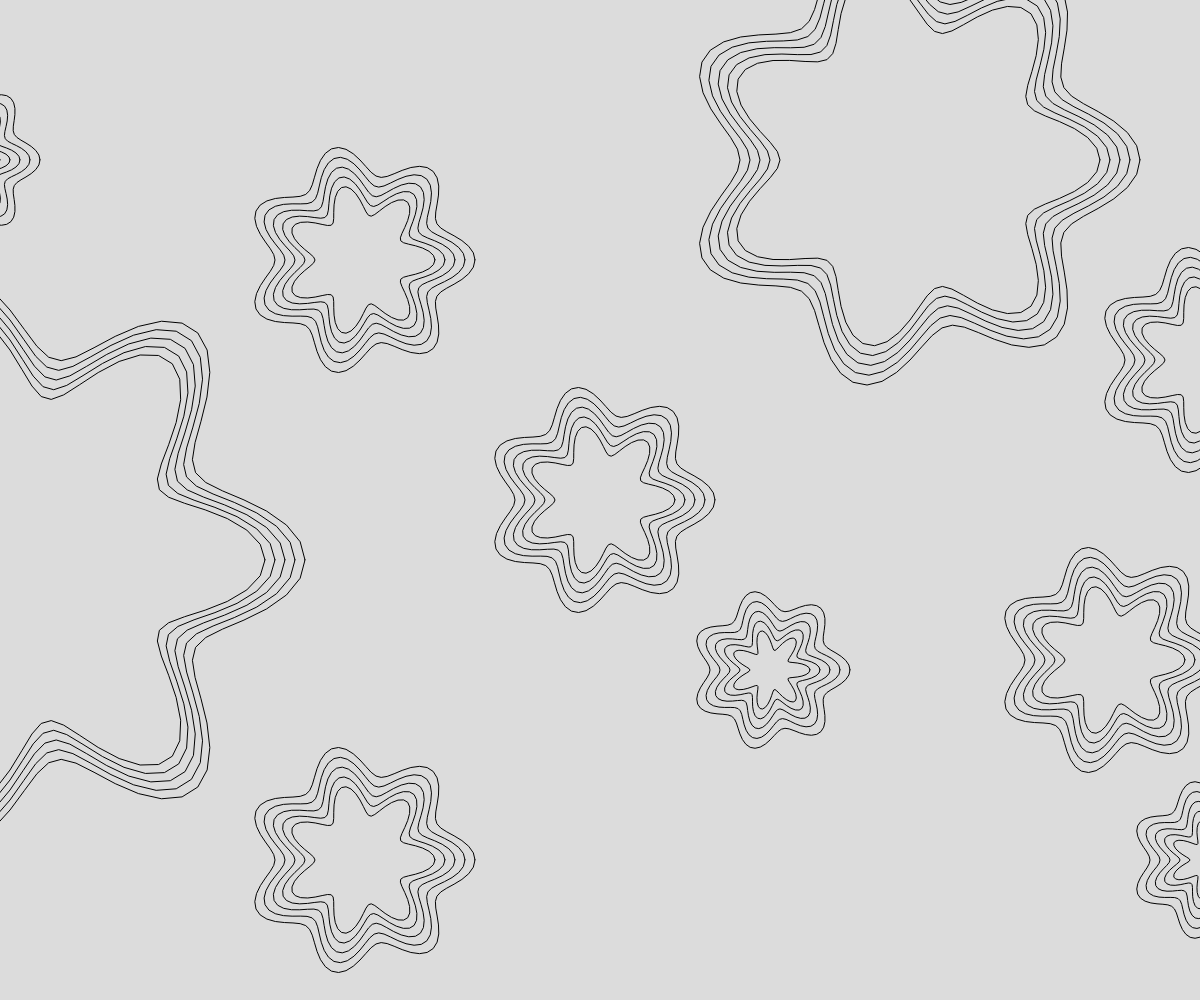
Frame 1 (no input)
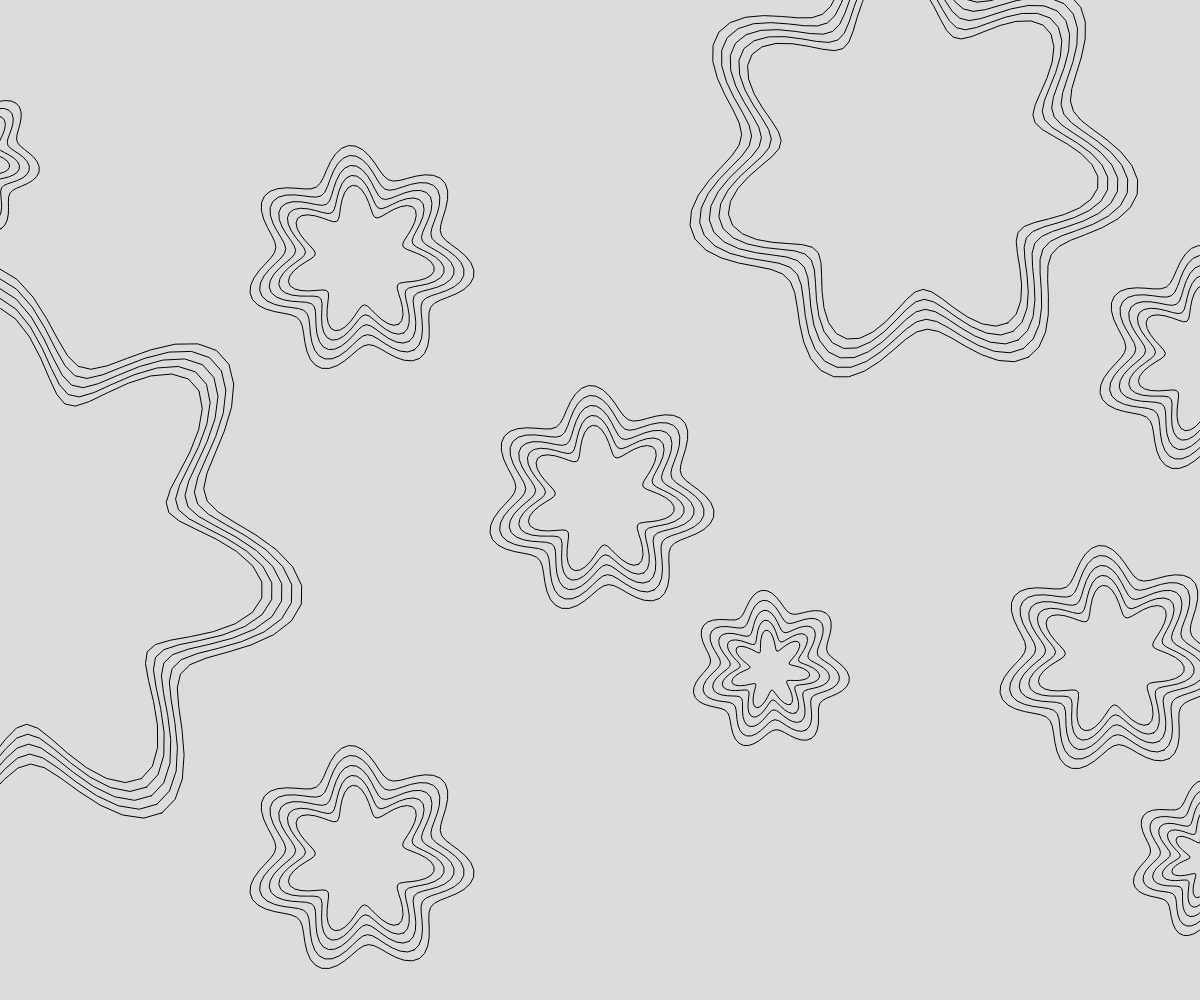
Frame 60 (no input)
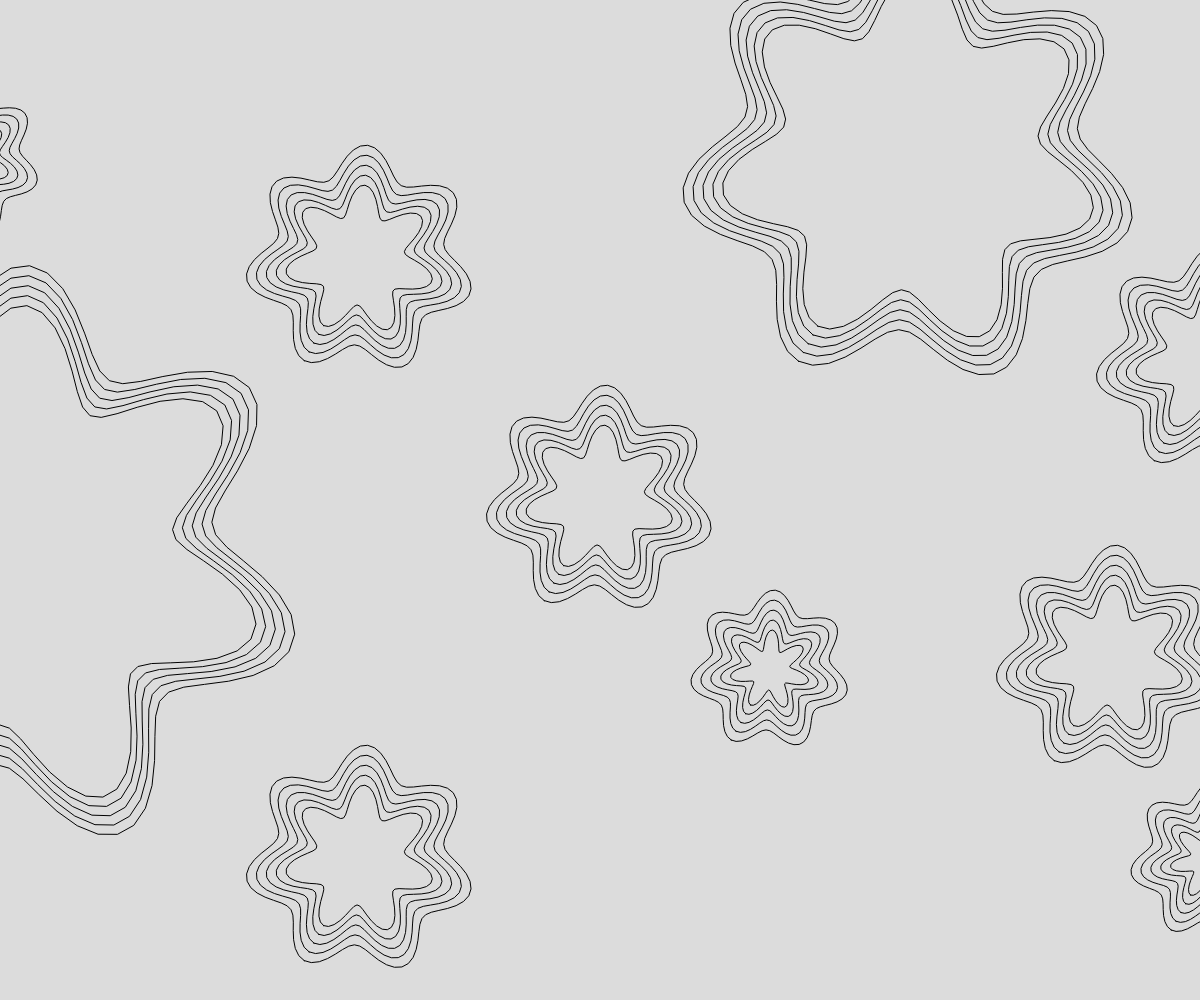
Frame 120 (the mouse pressed at the canvas centre since frame 60)

The p5.js sketch that drew these frames (run headless with seeded random() and noise() and a simulated clock; from frame 60 on, the mouse is pressed at the canvas centre):

// p5.js sketch
// ── sketch.js
let f1 = [];
let f2 = [];
let f3 = [];
let f4 = [];
let f5 = [];
let f6 = [];
let f7 = [];
let f8 = [];
let f9 = [];
let f10 = [];
let num = 5;

function setup() {
  createCanvas(window.innerWidth, window.innerHeight);
  angleMode(DEGREES);

  for (let i = 0; i < num; i++) {
    f1[i] = new Flower(100, 100 - i * 10, 15, 7, 1);
  }

  for (let i = 0; i < num; i++) {
    f2[i] = new Flower(100, 70 - i * 10, 10, 7, 1);
  }

  for (let i = 0; i < num; i++) {
    f3[i] = new Flower(100, 100 - i * 10, 15, 7, 1);
  }

  for (let i = 0; i < num; i++) {
    f4[i] = new Flower(100, 100 - i * 10, 15, 7, 1);
  }

  for (let i = 0; i < num; i++) {
    f5[i] = new Flower(100, 100 - i * 10, 15, 7, 1);
  }

  for (let i = 0; i < num; i++) {
    f6[i] = new Flower(100, 70 - i * 10, 10, 7, 1);
  }

  for (let i = 0; i < num; i++) {
    f7[i] = new Flower(100, 100 - i * 10, 15, 7, 1);
  }

  for (let i = 0; i < num; i++) {
    f8[i] = new Flower(100, 250 - i * 10, 45, 7, 1);
  }

  for (let i = 0; i < num; i++) {
    f9[i] = new Flower(100, 200 - i * 10, 30, 7, 1);
  }

  for (let i = 0; i < num; i++) {
    f10[i] = new Flower(100, 70 - i * 10, 10, 7, 1);
  }
}

function draw() {
  background(220);

  translate(width / 2, height / 2);
  for (let i = 0; i < num; i++) {
    f1[i].display();
  }

  translate(170, 170);
  for (let i = 0; i < num; i++) {
    f2[i].display();
  }

  translate(-410, -410);
  for (let i = 0; i < num; i++) {
    f3[i].display();
  }

  translate(850, 100);
  for (let i = 0; i < num; i++) {
    f4[i].display();
  }

  translate(-850, 500);
  for (let i = 0; i < num; i++) {
    f5[i].display();
  }

  translate(850, 0);
  for (let i = 0; i < num; i++) {
    f6[i].display();
  }

  translate(-100, -200);
  for (let i = 0; i < num; i++) {
    f7[i].display();
  }

  translate(-1100, -100);
  for (let i = 0; i < num; i++) {
    f8[i].display();
  }

  translate(900, -400);
  for (let i = 0; i < num; i++) {
    f9[i].display();
  }

  translate(-950, 0);
  for (let i = 0; i < num; i++) {
    f10[i].display();
  }
}

// ── flower.js
class Flower {
  // constructor(points, r, flower_amplitude, period, speed, flower_x, flower_y) {
  constructor(points, r, flower_amplitude, period, speed) {
    this.x = [];
    this.y = [];
    this.points = points;
    this.flower_radius;
    this.r = r;
    this.flower_amplitude = flower_amplitude;
    this.period = period;
    this.speed = speed;
    this.rotatingAngle = 0;

    // positioning
    // this.flower_x = flower_x;
    // this.flower_y = flower_y;
  }

  display() {
    stroke(0);
    noFill();
    beginShape();
    for (let i = 0; i < this.points; i++) {
      let angle = (i / this.points) * 360;
      this.flower_radius = this.flower_amplitude * cos(angle * this.period);
      this.x[i] =
        (this.r + this.flower_radius) * cos(angle + this.rotatingAngle);
      this.y[i] =
        (this.r + this.flower_radius) * sin(angle + this.rotatingAngle);
      vertex(this.x[i], this.y[i]);
    }
    endShape(CLOSE);

    this.rotatingAngle += this.speed;
  }
}
